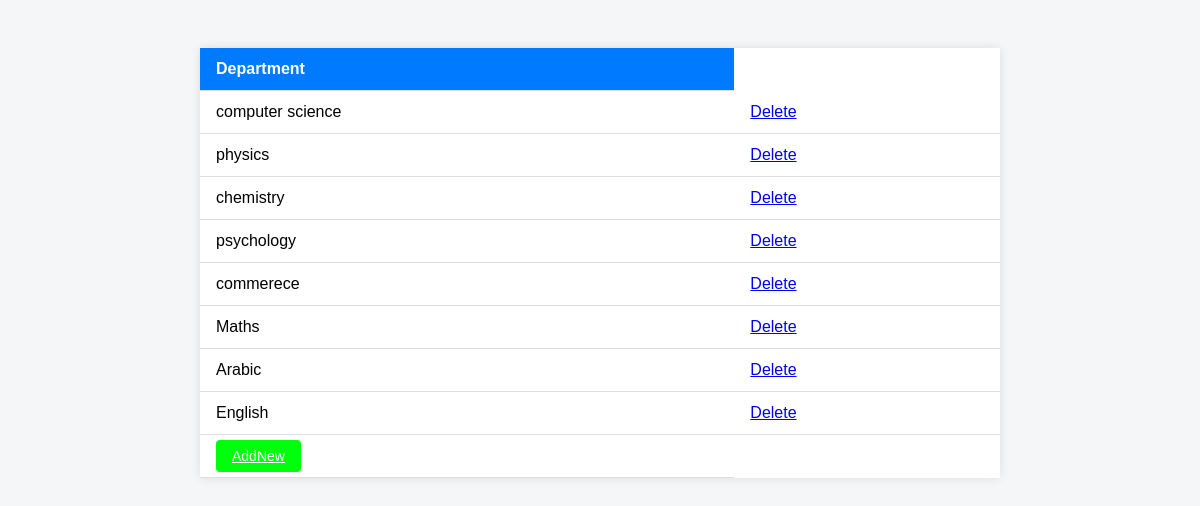
Before: /ManageDepartment with the older database file.
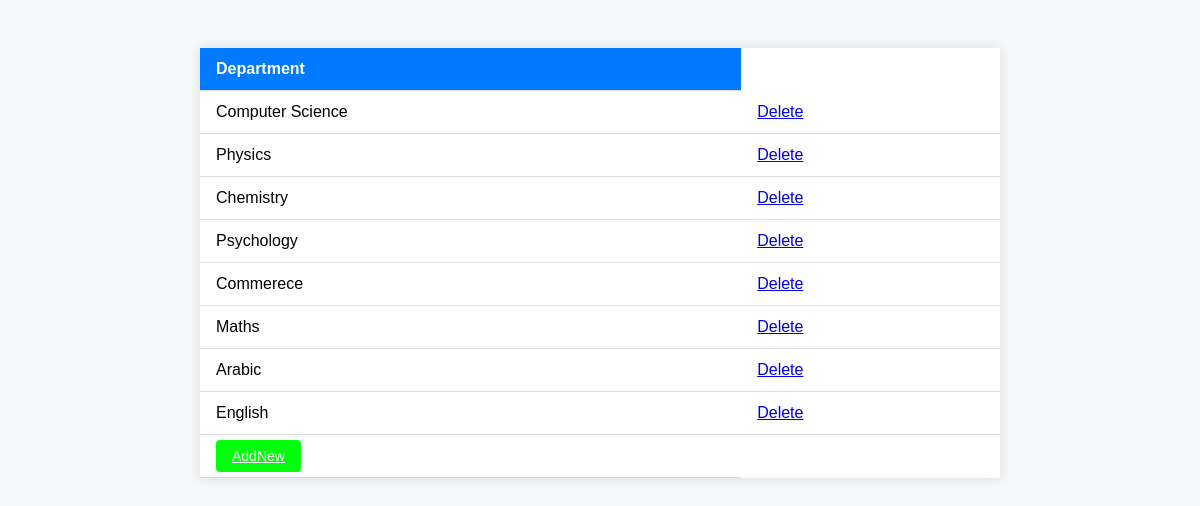
After: the same page with the newer database file.
### mobilesilentapp/models.py (models this page shows)
class DepartmentTable(models.Model):
    department=models.CharField(max_length=30,null=True,blank=True)

### mobilesilentapp/views.py (the view)
# urls.py: path('ManageDepartment',ManageDepartment.as_view(),name="ManageDepartment"),
class ManageDepartment(View):
    def get(self,request):
        obj=DepartmentTable.objects.all()
        return render(request,'administration/managedepartment.html',{'department': obj})

### templates/administration/managedepartment.html (shortened to what this page needs)
<!DOCTYPE html>
<html lang="en">
<head>
</head>
<body>
    <table>
        <thead>
      <tr>
        <th>Department</th>
      </tr>
    </thead>
    <tbody>
      {% for i in department %}
        <tr>
            <td>{{ i.department }}</td>
              <td><a href="DeleteDepartment/{{ i.id }}" class="delete-btn">Delete</a></td>
        </tr>
        {% endfor %}
    </tbody>
    <tr>
        <td>
    <a href="/AddDepartment" class="add-btn">AddNew</a>
</td>
    </tr>
    </table>
</body>
</html>

Changed rows visible on the page:
changed DepartmentTable: department "computer science" → "Computer Science"
changed DepartmentTable: department "physics" → "Physics"
changed DepartmentTable: department "chemistry" → "Chemistry"
changed DepartmentTable: department "psychology" → "Psychology"
changed DepartmentTable: department "commerece" → "Commerece"
